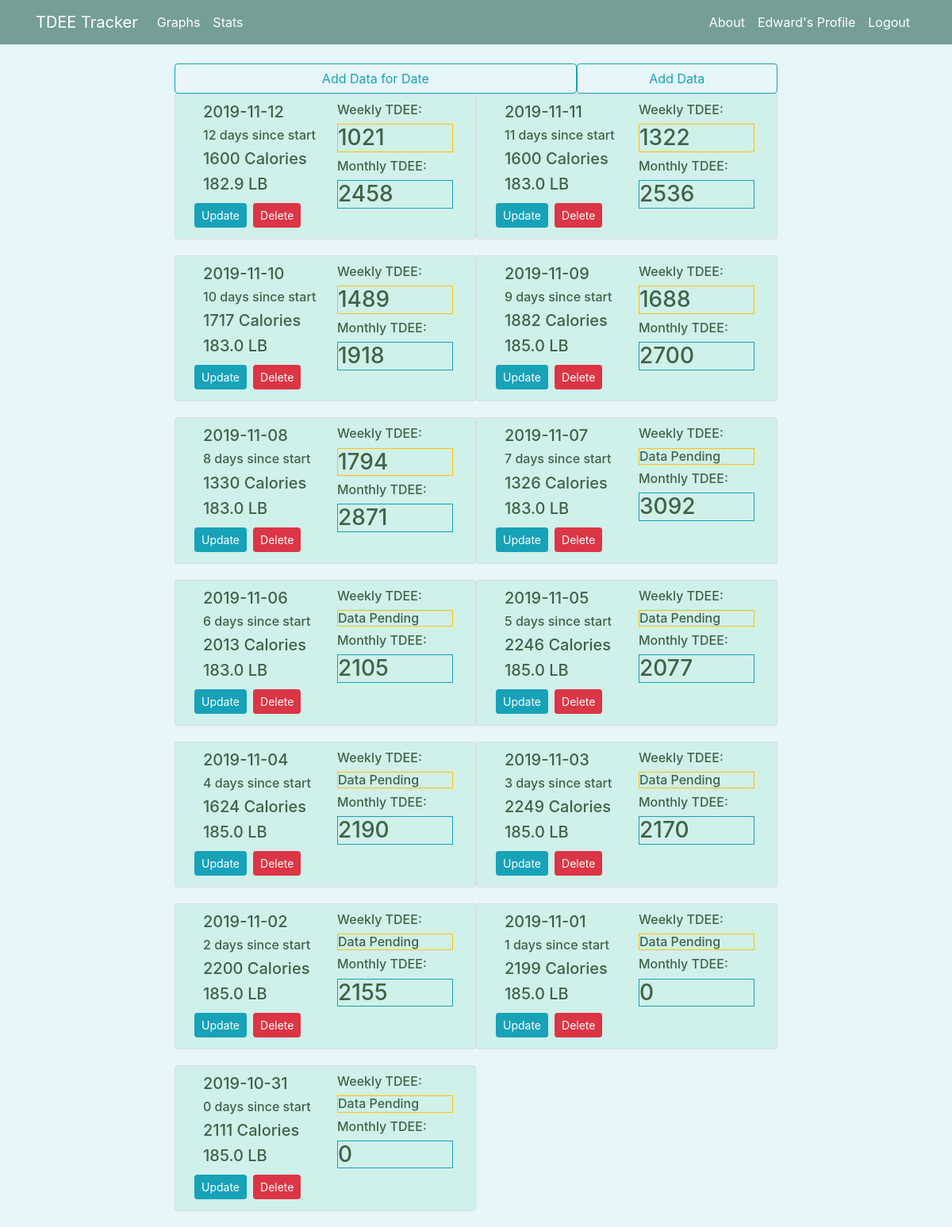
The app's page /stats (signed in) with its own data.
### tdee_app/models.py (models this page shows, shortened)
class User(db.Model, UserMixin):
    id = db.Column(db.Integer, primary_key=True)
    username = db.Column(db.String(15), unique=True, nullable=False)
    password = db.Column(db.String(20), nullable=False)
    start_date = db.Column(db.Date, nullable=False, default=datetime.today().date())
    start_weight = db.Column(db.Float, nullable=False, default=0)
    daily_stats = db.relationship('DailyStats', backref='name', lazy=True)

class DailyStats(db.Model):
    id = db.Column(db.Integer, primary_key=True)
    calories = db.Column(db.Integer())
    weight = db.Column(db.Float())
    date = db.Column(db.Date, nullable=False)
    user_id = db.Column(db.Integer, db.ForeignKey('user.id'), nullable=False)
    days = db.Column(db.Integer(), nullable=False, default=0)

### tdee_app/data/routes.py (the view)
@data.route('/stats', methods=["GET", "POST"])
@login_required
def stats():
    data = DailyStats.query\
        .filter_by(user_id=current_user.id)\
        .order_by(DailyStats.date.desc()).all()
    if DailyStats.query.filter_by(date=datetime.today().date(), user_id=current_user.id).first():
        add_text = "Update Today's Data"
    else:
        add_text = 'Add Data'
    return render_template('stats.html', title='Stats', datas=data, text=add_text, calc_month=this_day_month_tdee, calc_week=this_day_week_tdee)

### tdee_app/data/routes.py (called while the page is built)
def list_past_week(day):
    d = Data([],[])
    if day - 6 >= 0:
        for i in range(day - 6, day + 1):
            stats = DailyStats.query.filter_by(days=i, user_id=current_user.id).first()
            if stats:
                d.calories.append(stats.calories)
                d.weight.append(stats.weight)
    else:
        for i in range(day + 1):
            stats = DailyStats.query.filter_by(days=i, user_id=current_user.id).first()
            if stats:
                d.calories.append(stats.calories)
                d.weight.append(stats.weight)
    return d

def list_past_month(day):
    d = Data([],[])
    if day - 30 >= 0:
        for i in range(day - 30, day + 1):
            stats = DailyStats.query.filter_by(days=i, user_id=current_user.id).first()
            if stats:
                d.calories.append(stats.calories)
                d.weight.append(stats.weight)
    else:
        for i in range(day):
            stats = DailyStats.query.filter_by(days=i, user_id=current_user.id).first()
            if stats:
                d.calories.append(stats.calories)
                d.weight.append(stats.weight)
    return d

def get_average_weight_last_week(day):
    d = []
    for i in range(day):
        stats = DailyStats.query.filter_by(days=i-7, user_id=current_user.id).first()
        if stats:
            d.append(stats.weight)
    return sum(d)/len(d)

def tdee_week(d, day):
    if len(d.weight) > 1:
        delta =  get_average_weight_last_week(day) - (sum(d.weight)/len(d.weight))
    else:
        return 0
    tdee = (sum(d.calories)/len(d.calories)) - ((delta * 500 * (day % 7) / len(d.calories)))
    return round(tdee)

def tdee_month(d):
    if len(d.weight) > 1:
        delta = d.weight[-1] - d.weight[0]
    else:
        return 0
    tdee = (sum(d.calories)/len(d.calories)) - ((delta * cal_conver) / len(d.weight))
    return round(tdee)

def this_day_week_tdee(day):
    d = list_past_week(day)
    return str(tdee_week(d, day))

def this_day_month_tdee(day):
    d = list_past_month(day)
    return str(tdee_month(d))

### tdee_app/models.py (called while the page is built)
@login_manager.user_loader
def load_user(user_id):
    return User.query.get(int(user_id))

### tdee_app/templates/stats.html (shortened to what this page needs)
{% extends "layout.html" %}
{% block content %}
<div class="row">
    <a href="{{ url_for('data.add_data') }}" class="btn btn-outline-info col-md-8 mr-auto">Add Data for Date</a>
    <a href="{{ url_for('data.new') }}" class="btn btn-outline-info col-md-4 mr-auto">{{ text }}</a>
</div>
<div class="row">
    {% for data in datas %}
    <article class="media content-section col-md-6 mr-auto">
        <div class="media-body col">
            <h5 class="cr-2">{{ data.date }}</h5>
            <h6 class="cr-2">{{ data.days }} days since start</h6>
            <h5 class="cr-2">{{ data.calories }} Calories</h5>
            <h5 class="cr-2">{{ data.weight }} LB</h5>
            <div class=row>
                <form action="{{ url_for('data.delete_data', data_id=data.id)}}" method="POST">
                    <input type="submit" class="btn btn-info btn-sm m-1" value="Update"></input>
                </form>
                <form action="{{ url_for('data.delete_data', data_id=data.id)}}" method="POST">
                    <input type="submit" class="btn btn-danger btn-sm m-1" value="Delete"></input>
                </form>
            </div>
        </div>
        <div class="media-body">
            <h6 class="mr-2 cr-2">Weekly TDEE: </h6>
            {% if data.days > 7 %}
            <h3 class="cr-2 mr-2 border border-warning">{{ calc_week(data.days) }}</h3>
            {% else %}
            <h6 class="cr-2 mr-2 border border-warning">Data Pending</h6>
            {% endif %}
            <h6 class="mr-2 cr-2">Monthly TDEE: </h6>
            <h3 class="cr-2 mr-2  border border-info">{{ calc_month(data.days) }}</h3>
        </div>
    </article>
    {% endfor %}
</div>
{% endblock content %}

### tdee_app/templates/layout.html (shortened to what this page needs)
<!DOCTYPE html>
<html>
<head>
  <link rel="stylesheet" href="https://maxcdn.bootstrapcdn.com/bootstrap/4.0.0/css/bootstrap.min.css"
>
  <link rel="stylesheet" type="text/css" href="{{ url_for('static', filename='main.css') }}">
</head>
<body>
  <header class="site-header">
    <nav class="navbar navbar-expand-md navbar-dark bg-color fixed-top">
      <div class="container">
        <a class="navbar-brand mr-3" href="/">TDEE Tracker</a>
        <div class="collapse navbar-collapse" id="navbarToggle">
          <div class="navbar-nav mr-auto">
            {% if current_user.is_authenticated %}
            <a class="nav-item nav-link" href="{{ url_for('data.graphs') }}">Graphs</a>
            <a class="nav-item nav-link" href="{{ url_for('data.stats') }}">Stats</a>
            {% endif %}
          </div>
          <div class="navbar-nav">
            <a class="nav-item nav-link" href="{{ url_for('main.about') }}">About</a>
            {% if current_user.is_authenticated %}
            <a class="nav-item nav-link" href="{{ url_for('users.profile') }}"> {{ current_user.username }}'s Profile</a>
            <a class="nav-item nav-link" href="{{ url_for('users.logout') }}">Logout</a>
            {% endif %}
          </div>
        </div>
      </div>
    </nav>
  </header>
  <main role="main" class="container ">
    <div class="row align-self-center">
      <div class="center container-fluid col-lg-8 ">
        {% block content %}{% endblock %}
      </div>
  </main>
</body>
</html>

### tdee_app/static/main.css (style rules this page uses)
body { background: #e7f6f8; color: #333333; margin-top: 5rem; }
h1, h2, h3, h4, h5, h6 { color: #3f6347; }
.bg-color { background-color: #759e97; }
.site-header .navbar-nav .nav-link { color: #ffffff; }
.content-section { background: #d0f0ea; padding: 10px 20px; border: 1px solid #dddddd; border-radius: 3px; margin-bottom: 20px; }

### records on screen
User: username "Edward"
DailyStats: date "2019-11-12", days "12", calories "1600", weight "182.9", days+calories+weight "1021", days.weight "2458"
DailyStats: date "2019-11-11", days "11", calories "1600", weight "183.0", days+calories+weight "1322", days.weight "2536"
DailyStats: date "2019-11-10", days "10", calories "1717", weight "183.0", days+calories+weight "1489", days.weight "1918"
DailyStats: date "2019-11-09", days "9", calories "1882", weight "185.0", days+calories+weight "1688", days.weight "2700"
DailyStats: date "2019-11-08", days "8", calories "1330", weight "183.0", days+calories+weight "1794", days.weight "2871"
DailyStats: date "2019-11-07", days "7", calories "1326", weight "183.0", shows "Data Pending", days.weight "3092"
DailyStats: date "2019-11-06", days "6", calories "2013", weight "183.0", shows "Data Pending", days.weight "2105"
DailyStats: date "2019-11-05", days "5", calories "2246", weight "185.0", shows "Data Pending", days.weight "2077"
DailyStats: date "2019-11-04", days "4", calories "1624", weight "185.0", shows "Data Pending", days.weight "2190"
DailyStats: date "2019-11-03", days "3", calories "2249", weight "185.0", shows "Data Pending", days.weight "2170"
DailyStats: date "2019-11-02", days "2", calories "2200", weight "185.0", shows "Data Pending", days.weight "2155"
DailyStats: date "2019-11-01", days "1", calories "2199", weight "185.0", shows "Data Pending", days.weight "0"
DailyStats: date "2019-10-31", days "0", calories "2111", weight "185.0", shows "Data Pending"

### other values on screen
{{ text }} "Add Data"
